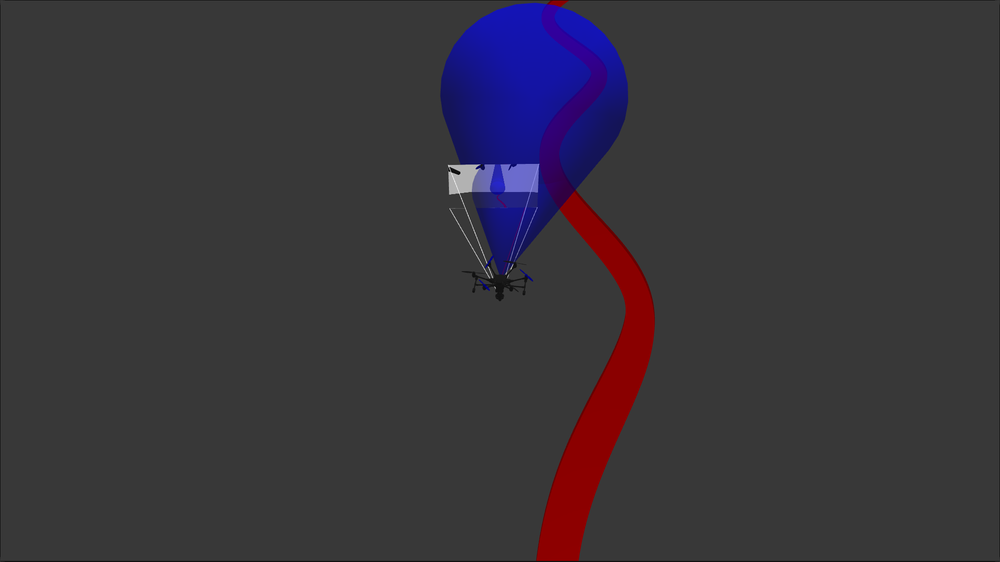
#> input picture assets/images/curvy_path.png, 1000 x 562 px, shrunk from 1920 x 1080 before the run
$ python -i vision.py   (imports and definitions only)
#> lines starting #> are read from the running program, lines starting #| are printed output that depends on the picture; after the words box and inside, x2 and y2 are one past the last pixel; in counts of white or black regions, pixels touching at a corner belong together
#> further down, picture is the input picture: shape (562, 1000, 3); mean B, G, R 59.2, 52.6, 56.5
import cv2
import numpy as np


def find_red_object(
    image: np.ndarray,
) -> tuple[int, int] | None:
    """Return the center of the largest red object, or None if none is found."""

    hsv = cv2.cvtColor(image, cv2.COLOR_BGR2HSV)
#> hsv: shape (562, 1000, 3); mean H, S, V 7.5, 19.4, 62.8

    # Red wraps around both ends of OpenCV's hue range.
    lower_red1 = np.array([0, 100, 70], dtype=np.uint8)
    upper_red1 = np.array([10, 255, 255], dtype=np.uint8)

    lower_red2 = np.array([170, 100, 70], dtype=np.uint8)
    upper_red2 = np.array([179, 255, 255], dtype=np.uint8)

    mask1 = cv2.inRange(hsv, lower_red1, upper_red1)
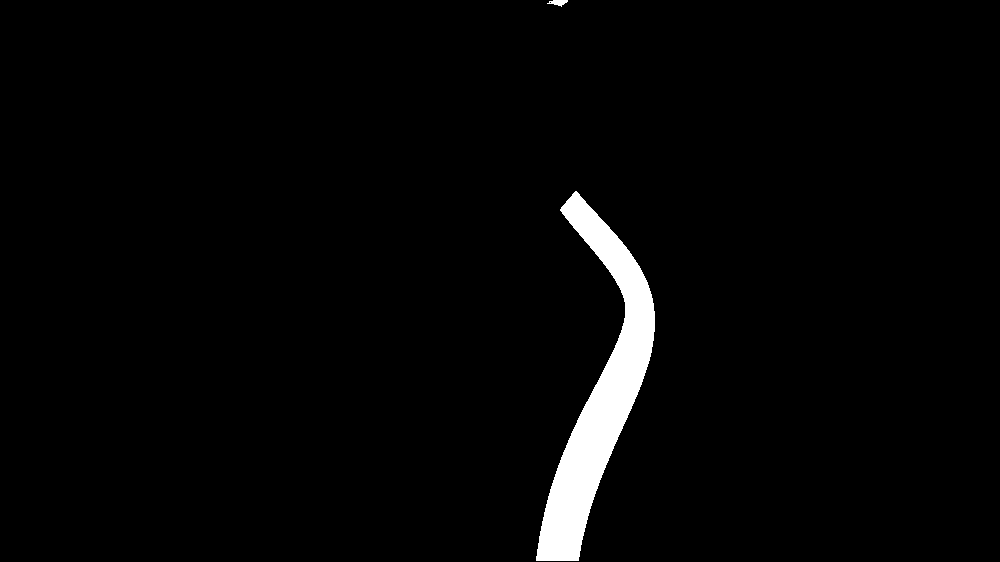
#> mask1: shape (562, 1000); 2.6% white; 2 white regions, box (x1, y1, x2, y2) and area: (536, 191, 655, 561) 14695, (547, 0, 568, 7) 84
    mask2 = cv2.inRange(hsv, lower_red2, upper_red2)
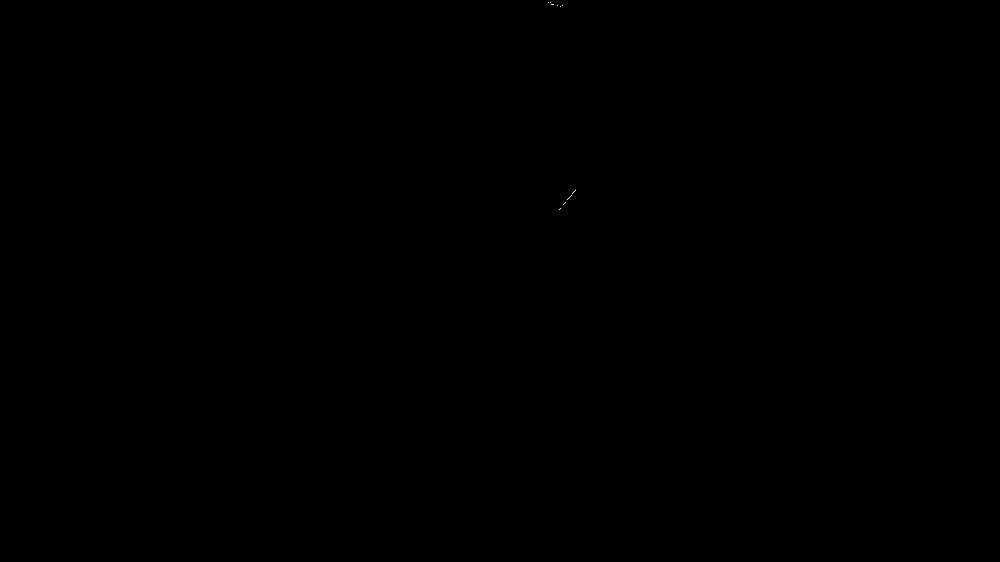
#> mask2: shape (562, 1000); 0% white in thin lines or dots, all inside (x1, y1, x2, y2) = (548, 2, 576, 210)
    mask = cv2.bitwise_or(mask1, mask2)
#> mask: shape (562, 1000); 2.6% white; 2 white regions, box (x1, y1, x2, y2) and area: (536, 190, 655, 561) 14709, (547, 0, 568, 7) 92

    # Remove isolated pixels and fill small holes.
    kernel = np.ones((5, 5), dtype=np.uint8)
    mask = cv2.morphologyEx(mask, cv2.MORPH_OPEN, kernel)
#> mask: shape (562, 1000); 2.6% white; 2 white regions, box (x1, y1, x2, y2) and area: (536, 192, 655, 561) 14701, (553, 0, 567, 6) 71
    mask = cv2.morphologyEx(mask, cv2.MORPH_CLOSE, kernel)
#> mask: shape (562, 1000); 2.6% white; 2 white regions

    contours, _ = cv2.findContours(
        mask,
        cv2.RETR_EXTERNAL,
        cv2.CHAIN_APPROX_SIMPLE,
    )
#> contours = 2 contours; box (x1, y1, x2, y2) and area: (536, 192, 655, 562) 14351, (553, 0, 567, 6) 54

    if not contours:
        return None

    largest = max(contours, key=cv2.contourArea)
#> largest = contour of 440 points, box (x1, y1, x2, y2) (536, 192, 655, 562), area 14351

    # Reject tiny red patches caused by noise.
    if cv2.contourArea(largest) < 100:
        return None

    moments = cv2.moments(largest)
#> moments = moments, m00 14351, centre m10/m00, m01/m00 = (598.5, 393.6)

    if moments["m00"] == 0:
        return None

    center_x = int(moments["m10"] / moments["m00"])
#> center_x = 598
    center_y = int(moments["m01"] / moments["m00"])
#> center_y = 393

    return center_x, center_y

>>> import cv2
>>> picture = cv2.imread('assets/images/curvy_path.png')
>>> result = find_red_object(picture)
#> result = (598, 393)
